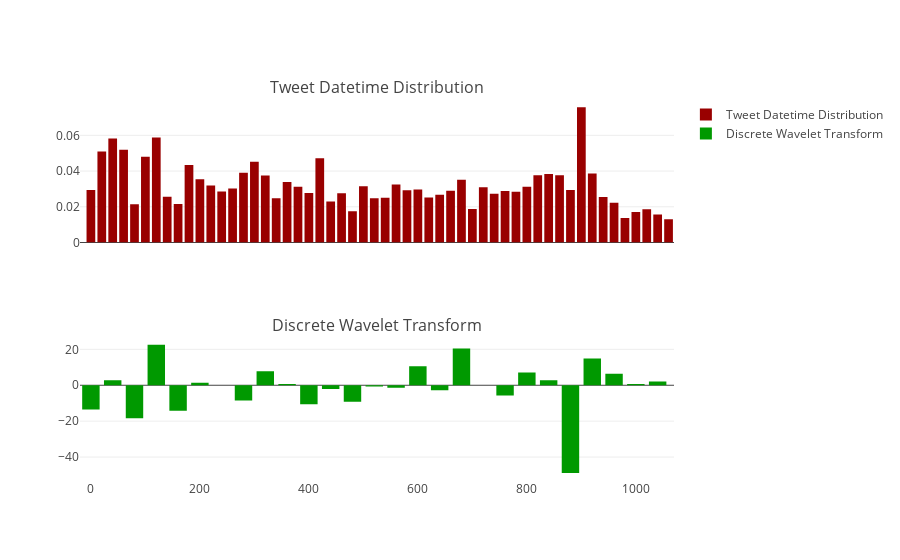

The code cell stored with this chart in its notebook:
### Code cell
d0 = go.Bar(
        name="Tweet Datetime Distribution",
        x=list([x*scale for x in range(n_bins)]),
        y=ratio,
        marker=dict(
            color='#990000'
        )
    )


d1 = go.Bar(
        name="Discrete Wavelet Transform",
        x=list([2*x*scale for x in range(int(n_bins/2))]),
        y=cD,
        marker=dict(
            color='#009900'
        )
    )

l0 = go.Layout(
    title='Tweets per {} minutes'.format(scale),
    xaxis=dict(
        title='Minute of the day',
        titlefont=dict(
            size=14,
            color='black'
        )
    )
)

fig = tls.make_subplots(rows=2, 
                        cols=1, 
                        shared_xaxes=True, 
                        subplot_titles=('Tweet Datetime Distribution', "Discrete Wavelet Transform")
                       )
fig.append_trace(d0, 1, 1)
fig.append_trace(d1, 2, 1)

iplot(fig, filename='dice_pmf')

### Figure 1 — Plotly figure (JSON) as saved in the notebook; plotly's stock layout.template omitted (floating-point values rounded to 4 significant figures)
{"data": [{"marker": {"color": "#990000"}, "name": "Tweet Datetime Distribution", "type": "bar", "x": [0, 20, 40, 60, 80, 100, 120, 140, 160, 180, 200, 220, 240, 260, 280, 300, 320, 340, 360, 380, 400, 420, 440, 460, 480, 500, 520, 540, 560, 580, 600, 620, 640, 660, 680, 700, 720, 740, 760, 780, 800, 820, 840, 860, 880, 900, 920, 940, 960, 980, 1000, 1020, 1040, 1060], "xaxis": "x1", "y": [0.02935, 0.05093, 0.0582, 0.05188, 0.02137, 0.04803, 0.05876, 0.02555, 0.02158, 0.04334, 0.03543, 0.03195, 0.02852, 0.03024, 0.03902, 0.04524, 0.03754, 0.0248, 0.0339, 0.03118, 0.02778, 0.04722, 0.02294, 0.02758, 0.01754, 0.03153, 0.02476, 0.02503, 0.03245, 0.02926, 0.0297, 0.02521, 0.02671, 0.02893, 0.03513, 0.01875, 0.0309, 0.02726, 0.02877, 0.02842, 0.03117, 0.03772, 0.03837, 0.03768, 0.02943, 0.0758, 0.03868, 0.02544, 0.02227, 0.01373, 0.01708, 0.01862, 0.01569, 0.01299], "yaxis": "y1"}, {"marker": {"color": "#009900"}, "name": "Discrete Wavelet Transform", "type": "bar", "x": [0, 40, 80, 120, 160, 200, 240, 280, 320, 360, 400, 440, 480, 520, 560, 600, 640, 680, 720, 760, 800, 840, 880, 920, 960, 1000, 1040], "xaxis": "x1", "y": [-13.44, 2.828, -18.38, 22.63, -14.14, 1.414, 0, -8.485, 7.778, 0.7071, -10.61, -2.121, -9.192, -0.7071, -1.414, 10.61, -2.828, 20.51, 0, -5.657, 7.071, 2.828, -48.79, 14.85, 6.364, 0.7071, 2.121], "yaxis": "y2"}], "layout": {"annotations": [{"font": {"size": 16}, "showarrow": false, "text": "Tweet Datetime Distribution", "x": 0.5, "xanchor": "center", "xref": "paper", "y": 1, "yanchor": "bottom", "yref": "paper"}, {"font": {"size": 16}, "showarrow": false, "text": "Discrete Wavelet Transform", "x": 0.5, "xanchor": "center", "xref": "paper", "y": 0.375, "yanchor": "bottom", "yref": "paper"}], "xaxis1": {"anchor": "y2", "domain": [0, 1]}, "yaxis1": {"anchor": "free", "domain": [0.625, 1], "position": 0}, "yaxis2": {"anchor": "x1", "domain": [0, 0.375]}}}
